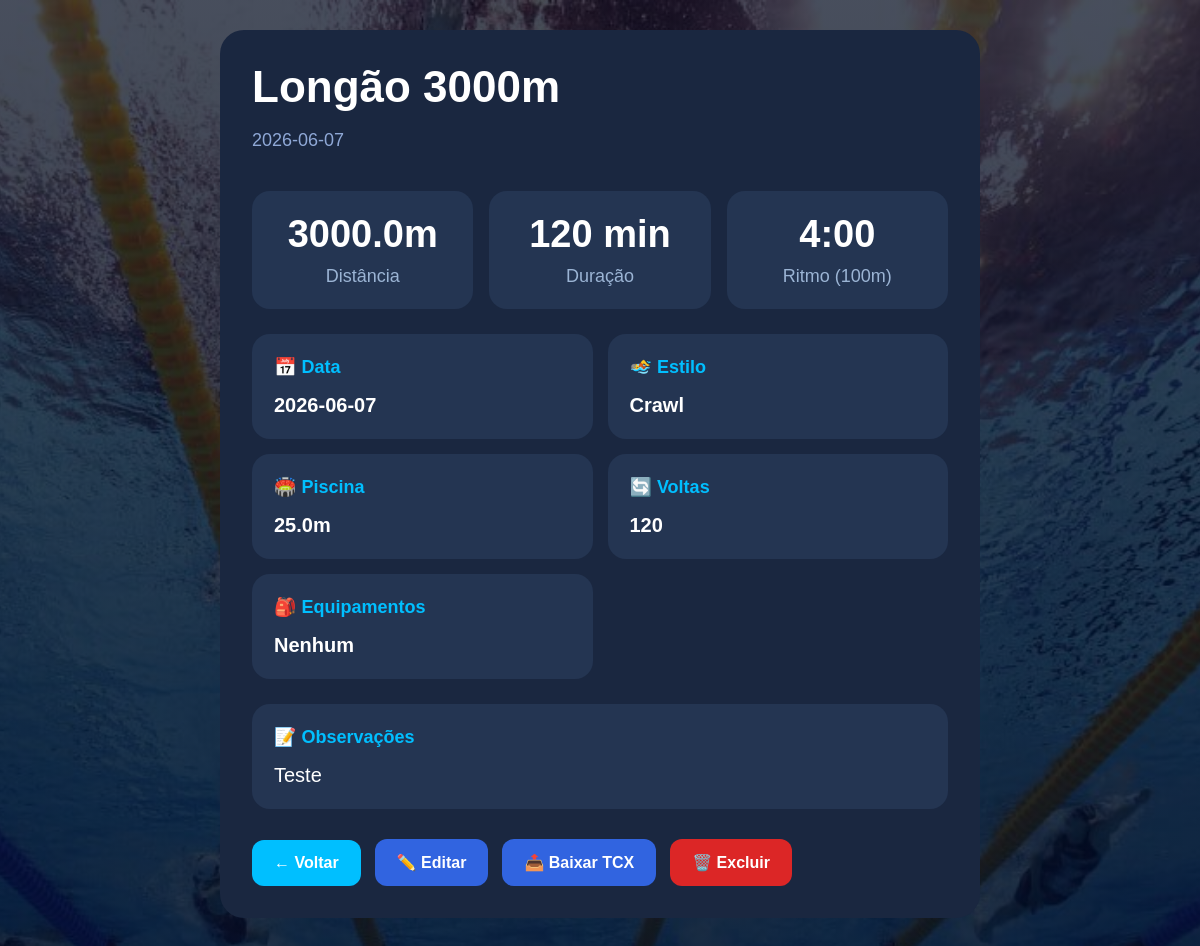
Screenshot of /treino/3 (signed in) with the database file from the repository.
### tables this page shows
CREATE TABLE treinos (
    id INTEGER PRIMARY KEY AUTOINCREMENT,
    data_treino TEXT NOT NULL,
    titulo TEXT NOT NULL,
    estilo TEXT,
    tamanho_piscina REAL,
    voltas INTEGER,
    distancia_metros REAL,
    duracao_minutos INTEGER,
    pace TEXT,
    observacoes TEXT,
    equipamentos TEXT,
    status TEXT DEFAULT 'realizado',
    usuario_id INTEGER,
    criado_em TIMESTAMP DEFAULT CURRENT_TIMESTAMP
);

### app.py (the view)
@app.route("/treino/<int:id>")
@login_obrigatorio
def detalhe_treino(id):
    treino = buscar_treino_por_id(id)
    return render_template(
        "detalhe_treino.html",
        treino=treino
    )

### app.py (called while the page is built)
def login_obrigatorio(funcao):
    @wraps(funcao)
    def verificar_login(*args, **kwargs):
        if "usuario_id" not in session:
            return redirect(url_for("tela_login"))
        return funcao(*args, **kwargs)
    return verificar_login

### database/connection.py (called while the page is built)
def conectar():
    conexao = sqlite3.connect(DB_PATH)
    conexao.row_factory = sqlite3.Row
    return conexao

### modelos/treinos.py (called while the page is built)
def buscar_treino_por_id(id):
    conexao = conectar()
    cursor = conexao.cursor()
    sql = """
        SELECT * FROM treinos
        WHERE id = ?
    """
    cursor.execute(sql, (id,))
    treino = cursor.fetchone()
    cursor.close()
    conexao.close()
    return treino

### templates/detalhe_treino.html (shortened to what this page needs)
{% extends "base.html" %}
{% block content %}
<main class="detalhe-container">
    <div class="detalhe-card treino-modal">
        <h1>{{ treino.titulo }}</h1>
        <p class="data">
            {{ treino.data_treino }}
        </p>
        <div class="metricas">
            <div class="metrica">
                <h2>{{ treino.distancia_metros }}m</h2>
                <span>Distância</span>
            </div>
            <div class="metrica">
                <h2>{{ treino.duracao_minutos }} min</h2>
                <span>Duração</span>
            </div>
            <div class="metrica">
                <h2>{{ treino.pace }}</h2>
                <span>Ritmo (100m)</span>
            </div>
        </div>
        <div class="info-grid">
            <div class="info-box">
                <strong>📅 Data</strong>
                <p>{{ treino.data_treino }}</p>
            </div>
            <div class="info-box">
                <strong>🏊 Estilo</strong>
                <p>{{ treino.estilo }}</p>
            </div>
            <div class="info-box">
                <strong>🏟️ Piscina</strong>
                <p>{{ treino.tamanho_piscina }}m</p>
            </div>
            <div class="info-box">
                <strong>🔄 Voltas</strong>
                <p>{{ treino.voltas }}</p>
            </div>
            <div class="info-box">
                <strong>🎒 Equipamentos</strong>
                <p>{{ treino.equipamentos or "Nenhum" }}</p>
            </div>
        </div>
        <div class="observacoes-box">
            <strong>📝 Observações</strong>
            <p>
                {{ treino.observacoes or "Sem observações" }}
            </p>
        </div>
        <div class="acoes-treino">
            <a
                href="/"
                class="btn-voltar"
            >
                ← Voltar
            </a>
            <a
                href="{{ url_for('editar_treino', id=treino.id) }}"
                class="btn-editar"
            >
                ✏️ Editar
            </a>
            <a
                href="{{ url_for('exportar_tcx', id=treino.id) }}"
                class="btn-editar"
            >
                📤 Baixar TCX
            </a>
            <form
                action="{{ url_for('excluir_treino', id=treino.id) }}"
                method="POST"
                onsubmit="return confirm('Tem certeza que deseja excluir este treino?');"
            >
                <button
                    type="submit"
                    class="btn-excluir"
                >
                    🗑️ Excluir
                </button>
            </form>
        </div>
    </div>
</main>
{% endblock %}

### static/style.css (style rules this page uses)
body { margin: 0; height: 100vh; overflow: hidden; font-family: Arial, sans-serif; background: #081229; color: white; }
.detalhe-container { width: 100%; min-height: 100vh; display: flex; justify-content: center; align-items: center; padding: 40px; box-sizing: border-box; overflow-y: auto; }
.detalhe-card { width: 850px; background: #1a2740; padding: 40px; border-radius: 24px; box-sizing: border-box; }
.detalhe-card h1 { font-size: 56px; margin-top: 0; margin-bottom: 10px; }
.data { color: #8fa8d6; font-size: 18px; margin-bottom: 40px; }
.metricas { display: flex; gap: 20px; margin-bottom: 35px; }
.metrica { flex: 1; background: #243552; padding: 30px; border-radius: 18px; text-align: center; }
.metrica h2 { margin: 0 0 12px; font-size: 50px; color: #00bfff; }
.metrica span { color: #9bb4d4; font-size: 18px; }
.info-grid { display: grid; grid-template-columns: 1fr 1fr; gap: 20px; margin-bottom: 25px; }
.info-box { background: #243552; padding: 28px; border-radius: 18px; min-height: 120px; box-sizing: border-box; }
.info-box strong { display: block; color: #00bfff; font-size: 18px; margin-bottom: 16px; }
.info-box p { margin: 0; font-size: 24px; font-weight: bold; }
.observacoes-box { background: #243552; padding: 28px; border-radius: 18px; margin-bottom: 30px; }
.observacoes-box strong { display: block; color: #00bfff; margin-bottom: 16px; font-size: 18px; }
.observacoes-box p { margin: 0; font-size: 20px; }
.btn-voltar { display: inline-block; padding: 14px 22px; border-radius: 12px; background: #00bfff; color: white; text-decoration: none; font-weight: bold; transition: 0.2s; }
.treino-modal { width: 850px; max-width: 95%; background: #1a2740; border-radius: 24px; padding: 40px; color: white; box-sizing: border-box; }
.treino-modal h2 { font-size: 56px; margin-top: 0; margin-bottom: 10px; color: white; }
body:has(.detalhe-container) { height: auto; min-height: 100vh; overflow-y: auto; }
.detalhe-container { align-items: flex-start; padding: 30px; }
.detalhe-card { max-width: 760px; padding: 32px; margin-bottom: 50px; }
.detalhe-card h1 { font-size: 44px; }
.metricas { gap: 16px; margin-bottom: 25px; }
.metrica { padding: 22px; }
.metrica h2 { font-size: 38px; }
.info-grid { gap: 15px; }
.info-box { padding: 22px; min-height: 95px; }
.info-box p { font-size: 20px; }
.observacoes-box { padding: 22px; }
.acoes-treino { display: flex; gap: 14px; align-items: center; flex-wrap: wrap; }
.acoes-treino form { margin: 0; }
.btn-editar, .btn-excluir { display: inline-flex; align-items: center; justify-content: center; padding: 14px 22px; border: none; border-radius: 12px; color: white; font-size: 16px; font-weight: bold; text-decoration: none; cursor: pointer; transition: 0.2s; }
.btn-editar { background: #3164e0; }
.btn-excluir { background: #dc2626; }
body { background: linear-gradient( rgba(1, 10, 30, 0.72), rgba(1, 10, 30, 0.82) ), url("img/piscina-bg.jpg"); background-size: cover; background-position: center; background-attachment: fixed; }
html, body { min-height: 100%; height: auto; overflow-y: auto; }

### rows the page displays
treinos: titulo "Longão 3000m", data_treino "2026-06-07", distancia_metros "3000.0", duracao_minutos "120", pace "4:00", estilo "Crawl", tamanho_piscina "25.0", voltas "120", equipamentos "Nenhum", observacoes "Teste"
